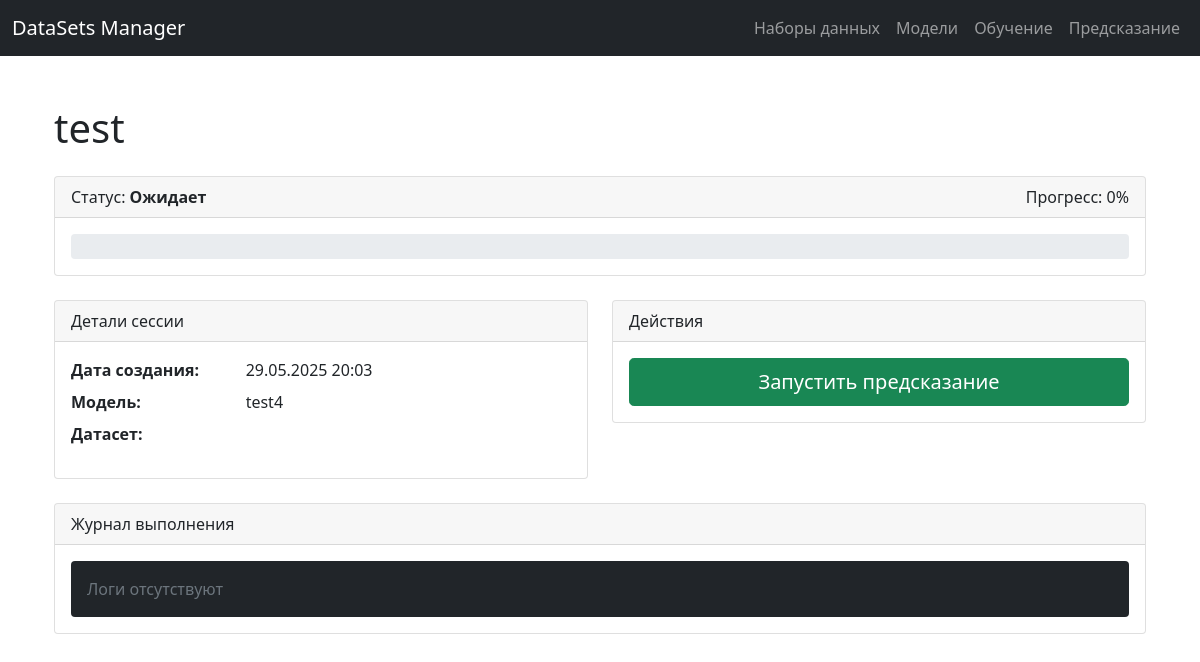
The app's page /predictions/1/, older data.
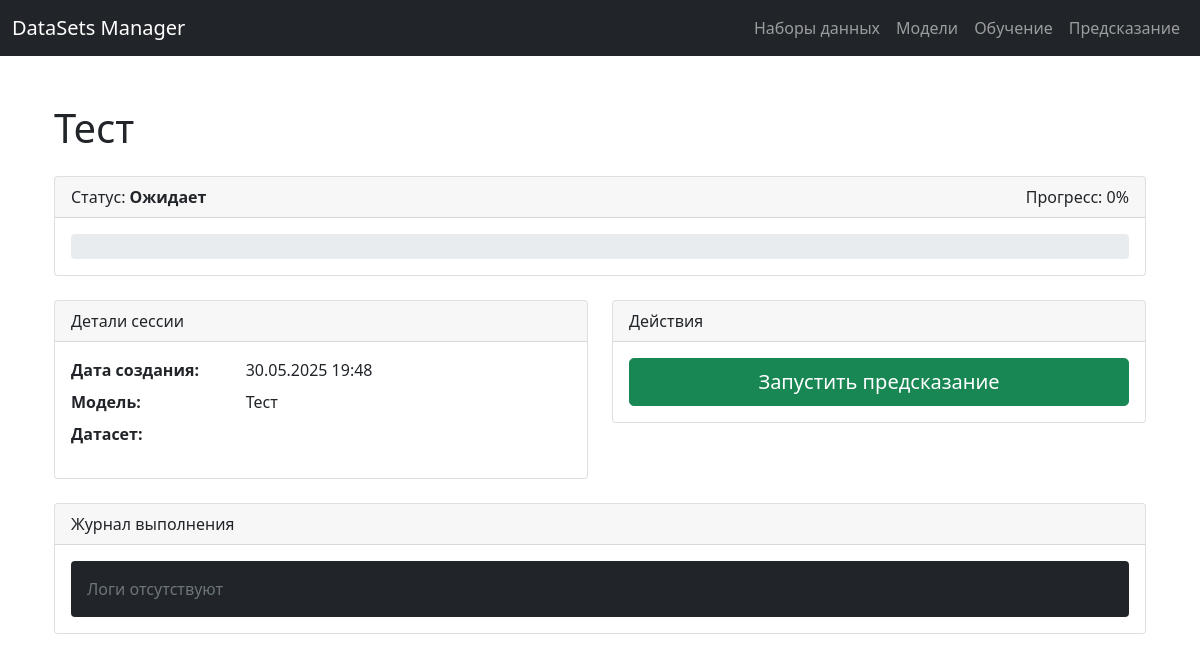
The same page, newer data.
### predict/models.py (models this page shows, shortened)
class PredictSession(models.Model):
    STATUS_CHOICES = [
        ('pending', 'Ожидает'),
        ('running', 'Выполняется'),
        ('completed', 'Завершено'),
        ('failed', 'Ошибка'),
    ]
    progress = models.FloatField(default=0)
    title = models.CharField(max_length=255, default="Новая сессия предсказаний")
    dataset = models.ForeignKey(DataFile, on_delete=models.CASCADE)
    model = models.ForeignKey(TrainingSession, on_delete=models.CASCADE)
    creation_date = models.DateTimeField(default=timezone.now)
    status = models.CharField(max_length=10, choices=STATUS_CHOICES, default='pending')
    logs = models.TextField(blank=True)
    results_file = models.FileField(upload_to='predictions/', null=True, blank=True)

### learning/models.py (models this page shows, shortened)
class TrainingSession(models.Model):
    STATUS_CHOICES = [
        ('pending', 'Ожидает'),
        ('running', 'Выполняется'),
        ('completed', 'Завершено'),
        ('failed', 'Ошибка'),
    ]
    title = models.CharField(max_length=255, default="")
    model = models.ForeignKey(MLModel, on_delete=models.CASCADE)
    dataset = models.ForeignKey(DataFile, on_delete=models.CASCADE)
    epochs = models.IntegerField(default=100)
    learning_rate = models.FloatField(default=0.01)
    creation_date = models.DateTimeField(default=timezone.now)
    status = models.CharField(max_length=10, choices=STATUS_CHOICES, default='pending')
    current_epoch = models.IntegerField(default=0)
    progress = models.FloatField(default=0)
    preprocessor = models.BinaryField(null=True, blank=True)
    neural_network = models.BinaryField(null=True, blank=True)
    best_loss = models.FloatField(null=True, blank=True)
    final_accuracy = models.FloatField(null=True, blank=True)
    logs = models.TextField(blank=True)

### predict/views.py (the view)
# urls.py: path('predictions/<int:pk>/', PredictionSessionDetailView.as_view(), name='prediction_detail'),
class PredictionSessionDetailView(DetailView):
    model = PredictSession
    template_name = 'predictions/prediction_detail.html'
    context_object_name = 'session'
    def get_context_data(self, **kwargs):
        context = super().get_context_data(**kwargs)
        session = self.object
        if session.status == 'completed':
            context['results_summary'] = session.get_results_summary()
        context['progress_percent'] = int(session.progress)
        context['progress_width'] = f"{session.progress}%"
        context['logs_lines'] = session.logs.split('\n') if session.logs else []
        return context

### predict/templates/predictions/prediction_detail.html (shortened to what this page needs)
{% extends "base.html" %}
{% block content %}
<div class="container py-4">
    <h1 class="mb-4">{{ session.title }}</h1>
    <div class="card mb-4">
        <div class="card-header d-flex justify-content-between align-items-center">
            <span>Статус: <strong class="text-{{ session.status }}">{{ session.get_status_display }}</strong></span>
            <span>Прогресс: {{ progress_percent }}%</span>
        </div>
        <div class="card-body">
            <div class="progress" style="height: 25px;">
            </div>
        </div>
    </div>
    <div class="row mb-4">
        <div class="col-md-6">
            <div class="card">
                <div class="card-header">Детали сессии</div>
                <div class="card-body">
                    <dl class="row">
                        <dt class="col-sm-4">Дата создания:</dt>
                        <dd class="col-sm-8">{{ session.creation_date|date:"d.m.Y H:i" }}</dd>
                        <dt class="col-sm-4">Модель:</dt>
                        <dd class="col-sm-8">{{ session.model.title }}</dd>
                        <dt class="col-sm-4">Датасет:</dt>
                        <dd class="col-sm-8">{{ session.dataset.filename }}</dd>
                    </dl>
                </div>
            </div>
        </div>
        <div class="col-md-6">
            <div class="card">
                <div class="card-header">Действия</div>
                <div class="card-body">
                    <div class="d-grid gap-2">
                        {% if session.status == 'pending' %}
                            <a href="{% url 'start_prediction' session.id %}"
                               class="btn btn-success btn-lg">
                               Запустить предсказание
                            </a>
                        {% endif %}
                    </div>
                </div>
            </div>
        </div>
    </div>
    <div class="card mb-4">
        <div class="card-header">Журнал выполнения</div>
        <div class="card-body">
            <div class="console-output bg-dark text-light p-3 rounded" style="max-height: 300px; overflow-y: auto;">
                {% for line in logs_lines %}
                    <div class="log-line">{{ line }}</div>
                {% empty %}
                    <div class="text-muted">Логи отсутствуют</div>
                {% endfor %}
            </div>
        </div>
    </div>
</div>
{% endblock %}

Row changes from the older to the newer data that the page shows:
changed PredictSession "Ожидает": title "test" → "Тест"; creation_date "29.05.2025 20:03" → "30.05.2025 19:48"; model "test4" → "Тест"
